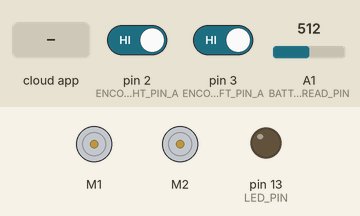
Bench run of a sketch on a simulated Arduino Uno, built with avr-gcc and run on an emulated ATmega328P. Shown: 2 × DC motor (green arrow = forward, orange = backward, longer = faster), output pins drawn as LEDs (lit = HIGH). The test bench sets the inputs (shaded band); at power-on: pin 2 (ENCODER_RIGHT_PIN_A) HIGH, pin 3 (ENCODER_LEFT_PIN_A) HIGH, A1 (BATTERY_READ_PIN) = 512. The ROS host is connected and sends only what is stated.

Above: at 1.2 s.
1.3 s: the phone or cloud app sets angular.z to -100
At 3.9 s:
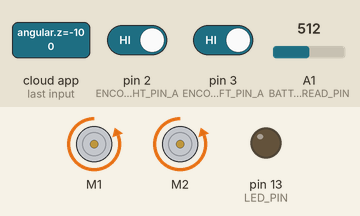
4.3 s: the phone or cloud app sets linear.x to -100
At 4.9 s:
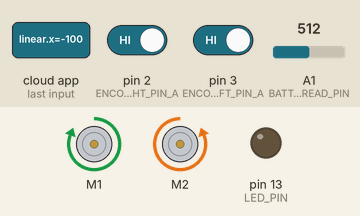
5.9 s: the phone or cloud app sets linear.x to 0
At 6.37 s:
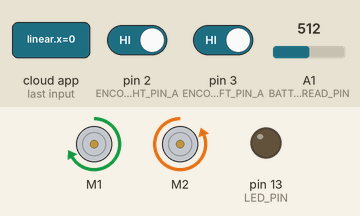
8.9 s: the phone or cloud app sets angular.z to 0
10.4 s: the phone or cloud app sets linear.x to 100
At 11.2 s:
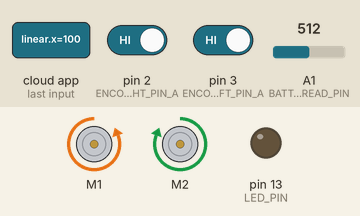
12.0 s: the phone or cloud app sets linear.x to -100
At 12.6 s:
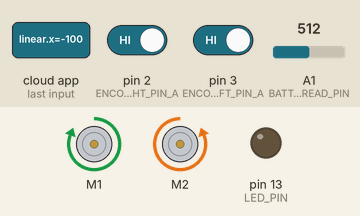
Timing chart, 0 to 14.6 s (numbered marks = the images above; inputs shaded):
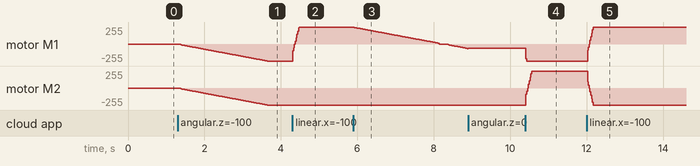

The sketch:

controller.ino
```cpp
#include <ros.h> // Timer.h seems to bugger it up, so nope.

// ZumoMotors uses Timer1

#include <ZumoMotors.h>
#include <geometry_msgs/Twist.h>
#include <std_msgs/Float32.h>

// PID controllers for wheels
// #include <PID_v1.h> // Couldn't use, ran out of memory, using function-based PID

#define ROS_SERIAL_BAUD_RATE 115200 // Rosserial baud rate 115200 bps for example

// Distance between both wheels
#define WHEEL_OFFSET_M 0.0889 // 3.5" ~ 8.89cm
#define HALF_WHEEL_OFFSET_M 0.04445 // distance from center to wheel along turning axis

#define MAX_REAL_SPEED 0.65 // m/s
#define MAX_MOTOR_SPEED 400.0 // RPM

// Others
#define BATTERY_READ_PIN 1 // (SPECIAL) Analog Pin A1
#define USER_PUSHBUTTON_PIN 12
#define LED_PIN 13

#define BATTERY_VOLTAGE_PUBLISH_RATE 1000 // ms (publish voltage every second)

// Encoders
#define ENCODER_LEFT_PIN_A 3
#define ENCODER_LEFT_PIN_B 4

#define ENCODER_RIGHT_PIN_A 2
#define ENCODER_RIGHT_PIN_B 11


#define TICKS_PER_REV 379 // ticks for one wheel revolution
#define TICKS_PER_METER 3110 // 790 ticks for 10 inches, 790 ticks per .254m ~ 3110.23622 ticks/meter
#define METERS_PER_REV 0.12186495176848874 // meters per full revolution
#define REV_PER_METER 8.20580474934037 // revolutions per meter

#define WHEEL_VEL_PUBLISH_RATE 100 // ms (10Hz)
#define MOTOR_PID_RATE 20 // ms (50Hz) PID Motor update rate (Should be < WHEEL_VEL_PUBLISH_RATE)
#define MOTOR_SPEED_CUTOFF 20 // lowest motor speed at which to zero it

// ROS
ros::NodeHandle nh;
geometry_msgs::Twist twist_msg;

ZumoMotors motors; // Motor controller

// Left Encoder
long encoder_left_ticks = 0;
long encoder_left_ticks_old = 0;
int encoder_left_pin_A_last = LOW;
int encoder_left_val = LOW;
float encoder_left_velocity = 0;

// Right Encoder
long encoder_right_ticks = 0;
long encoder_right_ticks_old = 0;
int encoder_right_pin_A_last = LOW;
int encoder_right_val = LOW;
float encoder_right_velocity = 0;

unsigned long encoder_last_velocity_time = 0; // microseconds
long last_wheel_ticks_published = 0;

// Motor PIDs
double pid_left_input = 0, pid_left_output = 0, pid_left_setpoint = 0;
double pid_right_input = 0, pid_right_output = 0, pid_right_setpoint = 0;

// PID pid_left(&pid_left_input, &pid_left_output, &pid_left_setpoint, 20, 500, 0, DIRECT);
// PID pid_right(&pid_right_input, &pid_right_output, &pid_right_setpoint, 20, 500, 0, DIRECT);
unsigned long last_motor_pid_updated = 0;


// Encoder tick publishers
std_msgs::Float32 wheel_vel;
ros::Publisher lwheel_pub("wheel_velocity/left", &wheel_vel);
ros::Publisher rwheel_pub("wheel_velocity/right", &wheel_vel);

// Publish left and right wheel encoder ticks
void publishWheelVelocity() {
  // updateWheelPositionVelocity();

  // encoder velocities are in rev/sec, convert to m/s
  wheel_vel.data = encoder_left_velocity * METERS_PER_REV;
  lwheel_pub.publish(&wheel_vel);

  wheel_vel.data = encoder_right_velocity * METERS_PER_REV;
  rwheel_pub.publish(&wheel_vel);
}

// Battery Voltage Publisher
std_msgs::Float32 voltage_msg;
ros::Publisher battery_pub("battery_voltage", &voltage_msg);

void publishBatteryVoltage() {
  voltage_msg.data = getBatteryVoltage();
  battery_pub.publish( &voltage_msg );
}


// Command Velocity Callback
void cmd_vel_callback( const geometry_msgs::Twist& twist_msg) {
  // messages in meters per second
  diff_drive(twist_msg.linear.x, twist_msg.angular.z);
}

// Command Velocity Subscriber
ros::Subscriber<geometry_msgs::Twist> cmd_vel_topic("cmd_vel", &cmd_vel_callback);

unsigned long last_battery_published = 0;
////////////////////////////////////////////////////////////////////////////////

void setup()
{
  pinMode(LED_PIN, OUTPUT);

  // Initialize Encoders
  pinMode (ENCODER_LEFT_PIN_A, INPUT);
  pinMode (ENCODER_LEFT_PIN_B, INPUT);
  pinMode (ENCODER_RIGHT_PIN_A, INPUT);
  pinMode (ENCODER_RIGHT_PIN_B, INPUT);

  // Attach Encoder Interrupts
  attachInterrupt(1, measureLeftEncoder, CHANGE); // 1 = pin 3 interrupt
  attachInterrupt(0, measureRightEncoder, CHANGE); // 0 = pin 2 interrupt

  // Left motor power wiring is reversed.
  motors.flipLeftMotor(true);

  // Initial speed is zero
  drive(0, 0);

  // Initialize PIDs
  initPIDs();

  nh.getHardware()->setBaud(ROS_SERIAL_BAUD_RATE);
  nh.initNode();
  nh.advertise(battery_pub); // Battery Voltage Publisher

  // Encoder publishers
  nh.advertise(lwheel_pub);
  nh.advertise(rwheel_pub);

  nh.subscribe(cmd_vel_topic); // Command Velocity Subscriber

  last_battery_published = millis();
}

void loop()
{
  // Publish battery voltage every second
  if (millis() - last_battery_published > BATTERY_VOLTAGE_PUBLISH_RATE)
  {
    publishBatteryVoltage();
    last_battery_published = millis();
  }

  // Publish encoder at 100 Hz
  if (millis() - last_wheel_ticks_published > WHEEL_VEL_PUBLISH_RATE)
  {
    publishWheelVelocity();
    last_wheel_ticks_published = millis();
  }

  if (millis() - last_motor_pid_updated > MOTOR_PID_RATE)
  {
    updateMotorPIDs();
    last_motor_pid_updated = millis();
  }

  nh.spinOnce();
}

////////////////////////////////////////////////////////////////////////////////
// Motor drive

// cmd_x  : linear x velocity (forward velocity) m/s
// cmd_th : angular z velocity (rotation of heading) rad/s
void diff_drive(double cmd_x, double cmd_th) {
  // cmd_x in m/s
  double vl = cmd_x - cmd_th * HALF_WHEEL_OFFSET_M;
  double vr = cmd_x + cmd_th * HALF_WHEEL_OFFSET_M;

  // velocities in m/s, convert to rev/s
  pid_left_setpoint = vl * REV_PER_METER;
  pid_right_setpoint = vr * REV_PER_METER;
  // values used by PID loop
}

void drive(int lspeed, int rspeed)
{
  motors.setLeftSpeed(lspeed);
  motors.setRightSpeed(rspeed);
}

// Battery Voltage
float getBatteryVoltage() {
  return 5.0 * analogRead(BATTERY_READ_PIN) / 1024.0;
}

// Encoders
void measureLeftEncoder()
{
    encoder_left_val = digitalRead(ENCODER_LEFT_PIN_A);
    if ((encoder_left_pin_A_last == LOW) && (encoder_left_val == HIGH))
    {
        if (digitalRead(ENCODER_LEFT_PIN_B) == LOW) {encoder_left_ticks--;}
        else {encoder_left_ticks++;}
    }
    encoder_left_pin_A_last = encoder_left_val;
}

void measureRightEncoder()
{
    encoder_right_val = digitalRead(ENCODER_RIGHT_PIN_A);
    if ((encoder_right_pin_A_last == LOW) && (encoder_right_val == HIGH))
    {
        if (digitalRead(ENCODER_RIGHT_PIN_B) == LOW) {encoder_right_ticks--;} // Transistor Flipped?
        else {encoder_right_ticks++;}
    }
    encoder_right_pin_A_last = encoder_right_val;
}


void updateWheelPositionVelocity()
{
  long dt = micros() - encoder_last_velocity_time; // ms

  // ticks offset
  long dleft = encoder_left_ticks - encoder_left_ticks_old;
  long dright = encoder_right_ticks - encoder_right_ticks_old;

  // Velocity in rev/second
  // 1e6 because dt is in microseconds
  encoder_left_velocity = (float)(1000000*dleft) / (TICKS_PER_REV * dt);
  encoder_right_velocity = (float)(1000000*dright) / (TICKS_PER_REV * dt);

  // Update PID inputs
  pid_left_input = (double)encoder_left_velocity;
  pid_right_input = (double)encoder_right_velocity;

  // Update previous values
  encoder_left_ticks_old = encoder_left_ticks;
  encoder_right_ticks_old = encoder_right_ticks;
  encoder_last_velocity_time = micros();
}

void updateMotorPIDs()
{
  // Update wheel velocities (pid inputs)
  updateWheelPositionVelocity();

  // run pid controller, setting pid outputs
  doLeftPID();
  doRightPID();

  // If desired motor speed is less than threshold, zero it out
  if (abs(pid_left_output) < MOTOR_SPEED_CUTOFF) { pid_left_output = 0; }
  if (abs(pid_right_output) < MOTOR_SPEED_CUTOFF) { pid_right_output = 0; }

  // Set motor speeds
  motors.setLeftSpeed(pid_left_output);
  motors.setRightSpeed(pid_right_output);
}

// Init PIDs for zumo motors
void initPIDs()
{
  // Init setpoints in case they aren't yet set
  pid_left_setpoint = 0;
  pid_right_setpoint = 0;
}

#define PID_OUTMIN -400
#define PID_OUTMAX 400

#define KP 20
#define KI 10 // 500 * 20ms = 10
#define KD 0

// Had to do PIDs unclassed manually since we're running out of memory.
double left_ITerm = 0;
double left_lastInput = 0;
void doLeftPID()
{
    /* Compute all the working error variables */
    double error = pid_left_setpoint - pid_left_input;
    left_ITerm += (KI * error);
    if(left_ITerm > PID_OUTMAX) left_ITerm= PID_OUTMAX;
    else if(left_ITerm < PID_OUTMIN) left_ITerm= PID_OUTMIN;
    double dInput = (pid_left_input - left_lastInput);

    /* Compute PID Output */
    pid_left_output = KP * error + left_ITerm- KD * dInput;

    if(pid_left_output > PID_OUTMAX) pid_left_output = PID_OUTMAX;
    else if(pid_left_output < PID_OUTMIN) pid_left_output = PID_OUTMIN;

    /* Remember some variables for next time */
    left_lastInput = pid_left_input;
}

double right_ITerm = 0;
double right_lastInput = 0;
void doRightPID()
{
    /* Compute all the working error variables */
    double error = pid_right_setpoint - pid_right_input;
    right_ITerm += (KI * error);
    if(right_ITerm > PID_OUTMAX) right_ITerm= PID_OUTMAX;
    else if(right_ITerm < PID_OUTMIN) right_ITerm= PID_OUTMIN;
    double dInput = (pid_right_input - right_lastInput);

    /* Compute PID Output */
    pid_right_output = KP * error + right_ITerm- KD * dInput;

    if(pid_right_output > PID_OUTMAX) pid_right_output = PID_OUTMAX;
    else if(pid_right_output < PID_OUTMIN) pid_right_output = PID_OUTMIN;

    /* Remember some variables for next time */
    right_lastInput = pid_right_input;
}
```

Measured:
- after the input at 1.3 s, motor M1, motor M2: moves from stopped to backward 255/255 over 2.3 s, starting after 0.08 s
- after the input at 4.3 s, motor M1: moves from backward 255/255 to forward 255/255 over 0.17 s, starting at once
- after the input at 5.9 s, motor M1: moves from forward 255/255 to backward 68/255 over 3.0 s, starting at once
- after the input at 10.4 s, motor M1: backward 63/255 → backward 255/255 at once; motor M2: backward 255/255 → forward 255/255 at once
- after the input at 12.0 s, motor M1: backward 255/255 → forward 255/255 at once; motor M2: forward 255/255 → backward 255/255 at once
